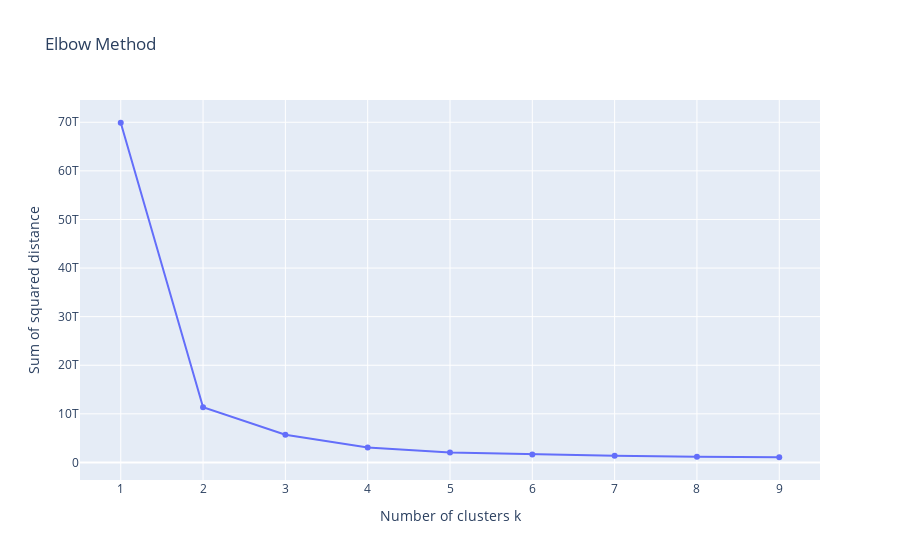

Source (notebook cell):
### Code cell
from sklearn.cluster import KMeans
import plotly.graph_objects as go

sse = []
list_k = list(range(1, 10))

for k in list_k:
    km = KMeans(n_clusters=k)
    km.fit(df_normalized)
    sse.append(km.inertia_)

fig = go.Figure(data=go.Scatter(x=list_k, y=sse, mode='lines+markers'))
fig.update_layout(title='Elbow Method', xaxis_title='Number of clusters k', yaxis_title='Sum of squared distance')
fig.show()

### Figure 1 — Plotly figure (JSON) as saved in the notebook; plotly's stock layout.template omitted (floating-point values rounded to 4 significant figures)
{"data": [{"mode": "lines+markers", "type": "scatter", "x": [1, 2, 3, 4, 5, 6, 7, 8, 9], "y": [69900000000000.0, 11350000000000.0, 5718000000000.0, 3073000000000.0, 2059000000000.0, 1658000000000.0, 1384000000000.0, 1173000000000.0, 1067000000000.0]}], "layout": {"title": {"text": "Elbow Method"}, "xaxis": {"title": {"text": "Number of clusters k"}}, "yaxis": {"title": {"text": "Sum of squared distance"}}}}
